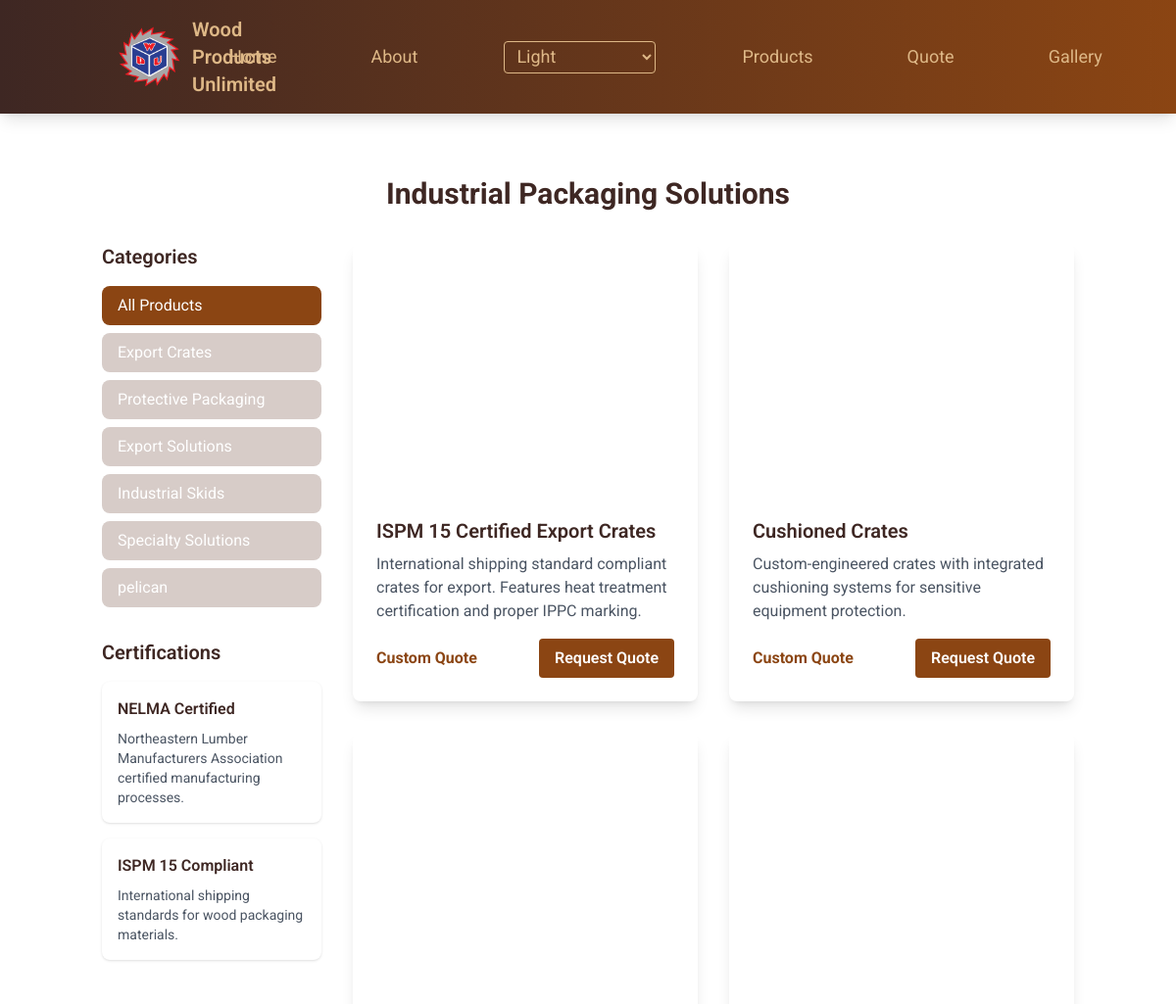
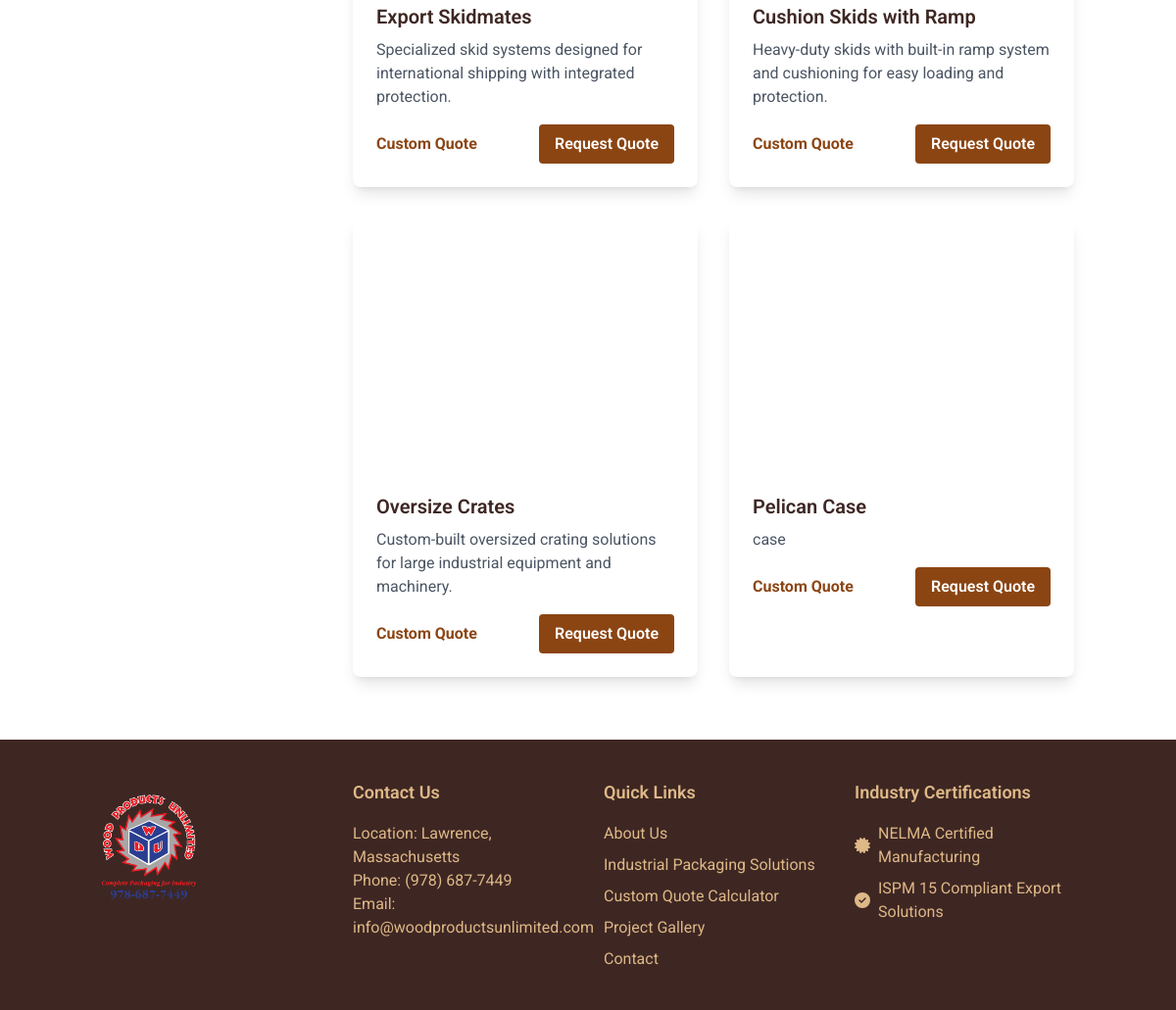
/products, run on an earlier commit of the app's database (2 pictures, top to bottom).
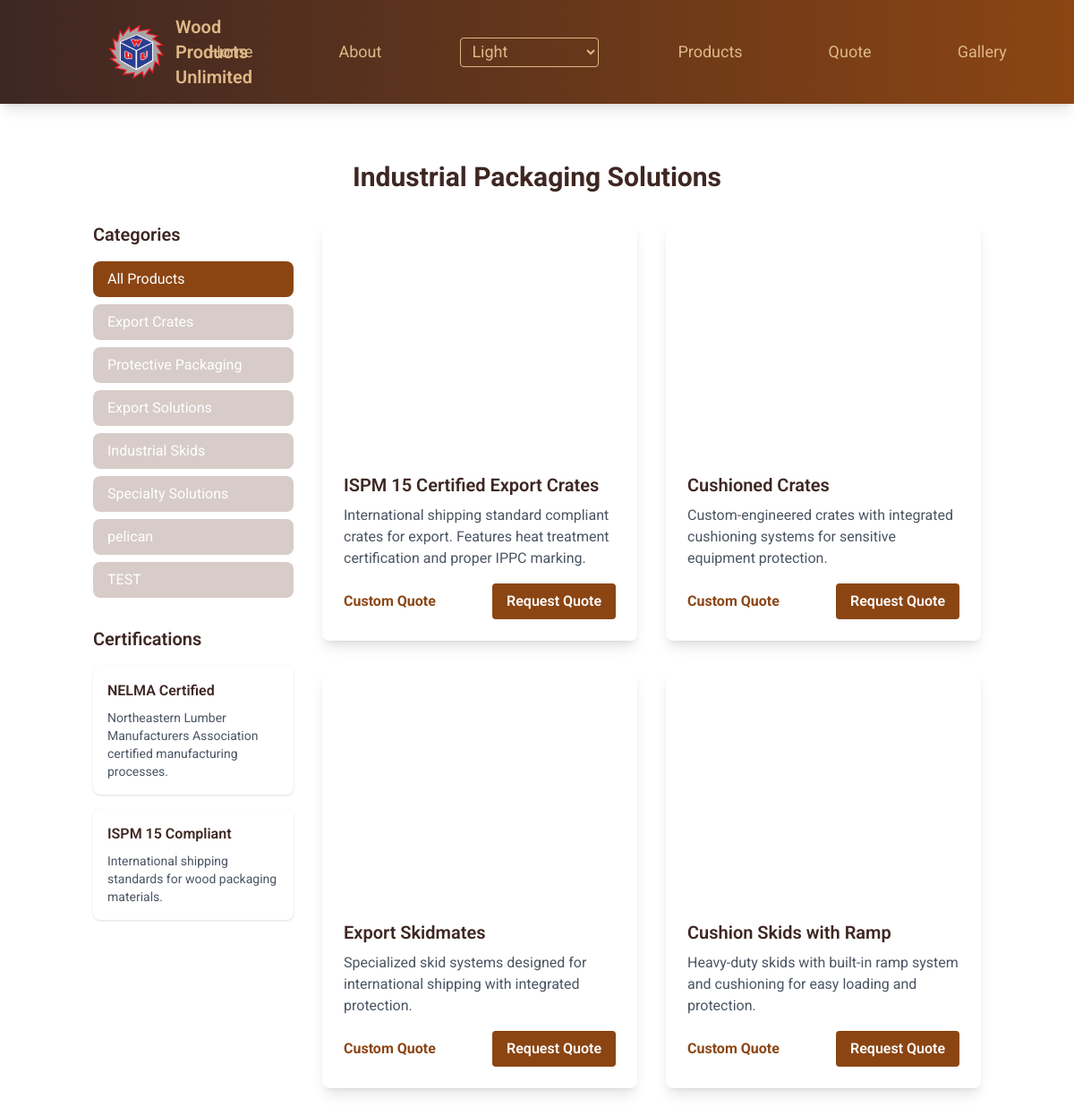
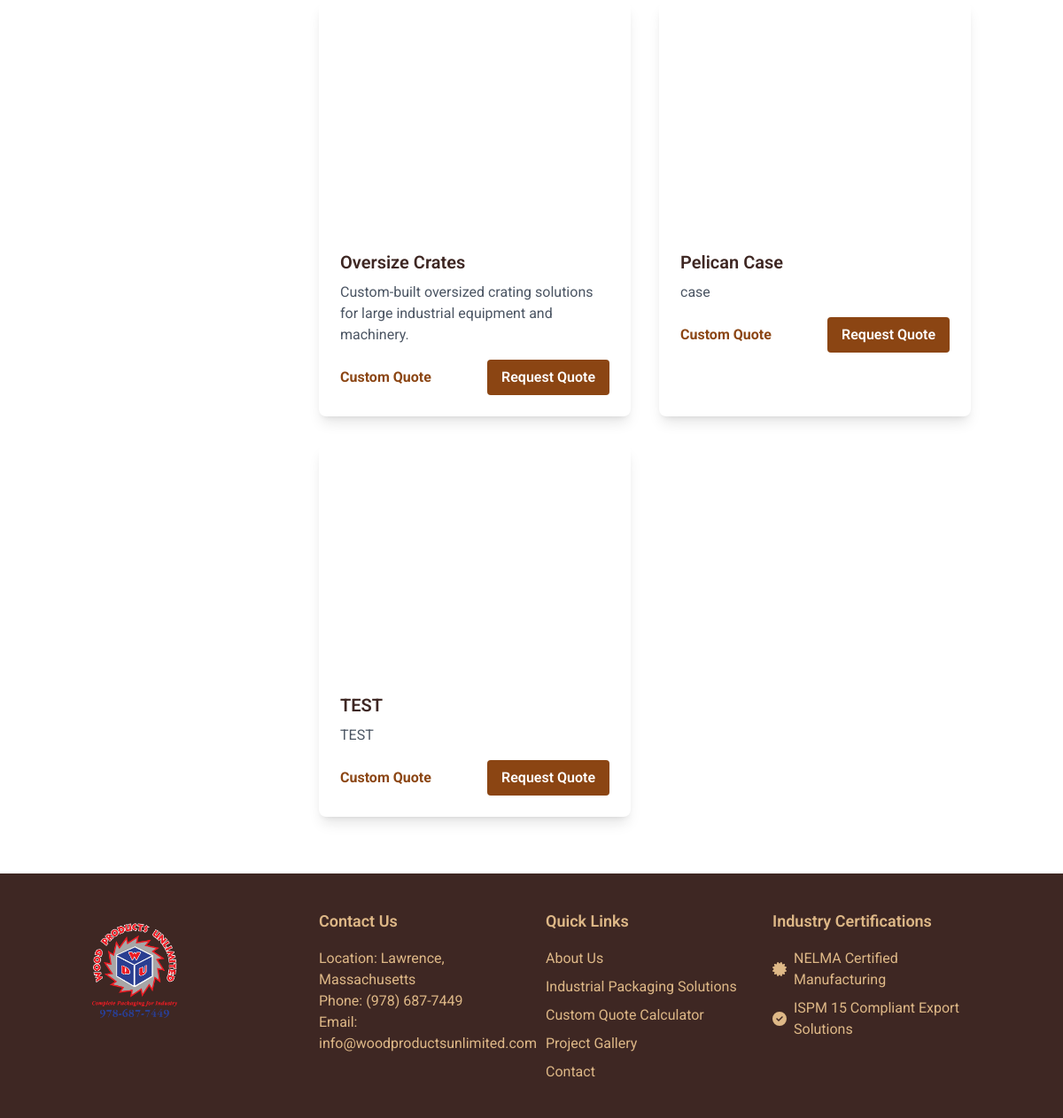
And on a later commit of the database (2 pictures, top to bottom).
### models.py (models this page shows)
class Product(db.Model):
    id = db.Column(db.Integer, primary_key=True)
    name = db.Column(db.String(100), nullable=False)
    description = db.Column(db.Text, nullable=False)
    category = db.Column(db.String(50), nullable=False)
    package_type = db.Column(db.String(50), nullable=True)  # Added package_type field
    image_url = db.Column(db.String(200), nullable=False)
    price = db.Column(db.Float, nullable=False)
    created_at = db.Column(db.DateTime, default=datetime.utcnow)

### routes/public/routes.py (the view)
@public.route('/products')
def products():
    category = request.args.get('category')
    if category:
        products = Product.query.filter_by(category=category).all()
    else:
        products = Product.query.all()
    categories = db.session.query(Product.category).distinct()
    return render_template('products.html',
                         products=products,
                         categories=categories)

### templates/products.html (shortened to what this page needs)
{% extends "base.html" %}
{% block content %}
<div class="container mx-auto px-4 py-16">
    <h1 class="text-3xl font-bold text-center mb-8">Industrial Packaging Solutions</h1>
    <div class="grid grid-cols-1 md:grid-cols-4 gap-8">
        <div class="md:col-span-1">
            <h2 class="text-xl font-semibold mb-4">Categories</h2>
            <div class="space-y-2">
                <a href="/products" class="block px-4 py-2 rounded-lg {% if not request.args.get('category') %}bg-wood-brown text-white{% else %}bg-wood-accent  text-white hover:bg-wood-brown hover:text-white{% endif %} transition duration-300">
                    All Products
                </a>
                {% for category in categories %}
                <a href="/products?category={{ category[0] }}"
                   class="block px-4 py-2 rounded-lg {% if request.args.get('category') == category[0] %}bg-wood-brown text-white{% else %}bg-wood-accent text-white hover:bg-wood-brown hover:text-white{% endif %} transition duration-300">
                    {{ category[0] }}
                </a>
                {% endfor %}
            </div>
            <div class="mt-8">
                <h2 class="text-xl font-semibold mb-4">Certifications</h2>
                <div class="space-y-4">
                    <div class="p-4 bg-white rounded-lg shadow">
                        <h3 class="font-semibold mb-2">NELMA Certified</h3>
                        <p class="text-sm text-gray-600">Northeastern Lumber Manufacturers Association certified manufacturing processes.</p>
                    </div>
                    <div class="p-4 bg-white rounded-lg shadow">
                        <h3 class="font-semibold mb-2">ISPM 15 Compliant</h3>
                        <p class="text-sm text-gray-600">International shipping standards for wood packaging materials.</p>
                    </div>
                </div>
            </div>
        </div>
        <div class="md:col-span-3">
            <div class="grid grid-cols-1 md:grid-cols-2 gap-8">
                {% for product in products %}
                <div class="bg-white rounded-lg shadow-lg overflow-hidden transform hover:-translate-y-1 transition duration-300" itemscope itemtype="https://schema.org/Product">
                    <img src="{{ product.image_url }}"
                         class="w-full h-64 object-cover"
                         alt="{{ product.name }} - Custom Industrial Wood Packaging Solution by Wood Products Unlimited"
                         loading="lazy"
                         decoding="async"
                         itemprop="image">
                    <div class="p-6">
                        <h3 class="text-xl font-semibold mb-2" itemprop="name">{{ product.name }}</h3>
                        <p class="text-gray-600 mb-4" itemprop="description">{{ product.description }}</p>
                        <div class="flex justify-between items-center">
                            <div itemprop="offers" itemscope itemtype="https://schema.org/Offer">
                                <span class="text-wood-brown font-bold" itemprop="availability" content="https://schema.org/InStock">Custom Quote</span>
                            </div>
                            <a href="/quote?package_type={{ product.package_type }}&name={{ product.name|urlencode }}&description={{ product.description|urlencode }}" class="inline-block bg-wood-brown hover:bg-wood-dark text-white font-semibold py-2 px-4 rounded transition duration-300">Request Quote</a>
                        </div>
                    </div>
                </div>
                {% endfor %}
            </div>
        </div>
    </div>
</div>
{% endblock %}

What changed in the data, as far as the page shows it:
added Product: image_url (picture), name "TEST", description "TEST"
Also different on the page:
new list line: "TEST"
